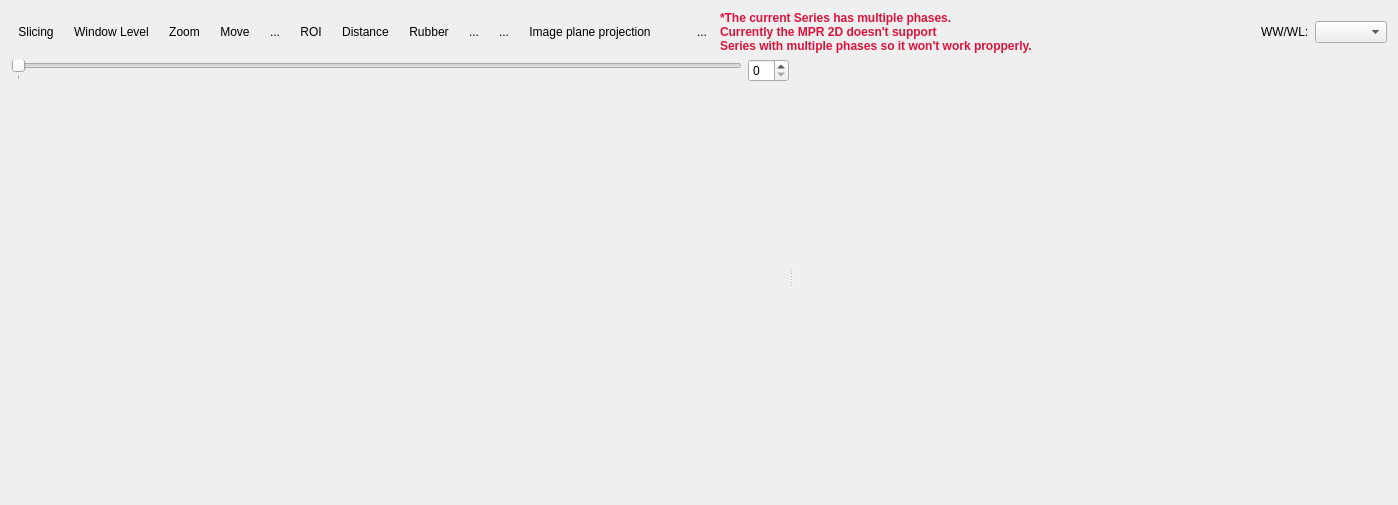
<?xml version="1.0" encoding="UTF-8"?>
<ui version="4.0">
 <class>udg::QMPR2DExtensionBase</class>
 <widget class="QWidget" name="udg::QMPR2DExtensionBase">
  <property name="geometry">
   <rect>
    <x>0</x>
    <y>0</y>
    <width>1398</width>
    <height>505</height>
   </rect>
  </property>
  <property name="windowTitle">
   <string>Form1</string>
  </property>
  <layout class="QGridLayout">
   <item row="0" column="0">
    <layout class="QHBoxLayout">
     <property name="spacing">
      <number>0</number>
     </property>
     <property name="margin">
      <number>0</number>
     </property>
     <item>
      <layout class="QHBoxLayout">
       <property name="spacing">
        <number>6</number>
       </property>
       <property name="margin">
        <number>0</number>
       </property>
       <item>
        <layout class="QHBoxLayout">
         <property name="spacing">
          <number>6</number>
         </property>
         <property name="margin">
          <number>0</number>
         </property>
         <item>
          <widget class="QToolButton" name="m_slicingToolButton">
           <property name="text">
            <string>Slicing</string>
           </property>
           <property name="icon">
            <iconset resource="../../../main/main.qrc">
             <normaloff>:/images/slicing.png</normaloff>:/images/slicing.png</iconset>
           </property>
           <property name="iconSize">
            <size>
             <width>32</width>
             <height>32</height>
            </size>
           </property>
           <property name="checkable">
            <bool>true</bool>
           </property>
           <property name="autoRaise">
            <bool>true</bool>
           </property>
          </widget>
         </item>
         <item>
          <widget class="QToolButton" name="m_windowLevelToolButton">
           <property name="text">
            <string>Window Level</string>
           </property>
           <property name="icon">
            <iconset resource="../../../main/main.qrc">
             <normaloff>:/images/windowLevel.png</normaloff>:/images/windowLevel.png</iconset>
           </property>
           <property name="iconSize">
            <size>
             <width>32</width>
             <height>32</height>
            </size>
           </property>
           <property name="checkable">
            <bool>true</bool>
           </property>
           <property name="autoRaise">
            <bool>true</bool>
           </property>
          </widget>
         </item>
         <item>
          <widget class="QToolButton" name="m_zoomToolButton">
           <property name="text">
            <string>Zoom</string>
           </property>
           <property name="icon">
            <iconset resource="../../../main/main.qrc">
             <normaloff>:/images/zoom.png</normaloff>:/images/zoom.png</iconset>
           </property>
           <property name="iconSize">
            <size>
             <width>32</width>
             <height>32</height>
            </size>
           </property>
           <property name="checkable">
            <bool>true</bool>
           </property>
           <property name="autoRaise">
            <bool>true</bool>
           </property>
          </widget>
         </item>
         <item>
          <widget class="QToolButton" name="m_moveToolButton">
           <property name="text">
            <string>Move</string>
           </property>
           <property name="icon">
            <iconset resource="../../../main/main.qrc">
             <normaloff>:/images/move.png</normaloff>:/images/move.png</iconset>
           </property>
           <property name="iconSize">
            <size>
             <width>32</width>
             <height>32</height>
            </size>
           </property>
           <property name="checkable">
            <bool>true</bool>
           </property>
           <property name="autoRaise">
            <bool>true</bool>
           </property>
          </widget>
         </item>
         <item>
          <widget class="QToolButton" name="m_rotate3DToolButton">
           <property name="text">
            <string>...</string>
           </property>
           <property name="icon">
            <iconset resource="../../../main/main.qrc">
             <normaloff>:/images/rotate3d.png</normaloff>:/images/rotate3d.png</iconset>
           </property>
           <property name="iconSize">
            <size>
             <width>32</width>
             <height>32</height>
            </size>
           </property>
           <property name="checkable">
            <bool>true</bool>
           </property>
           <property name="autoRaise">
            <bool>true</bool>
           </property>
          </widget>
         </item>
         <item>
          <widget class="QToolButton" name="m_polylineROIToolButton">
           <property name="text">
            <string>ROI</string>
           </property>
           <property name="icon">
            <iconset resource="../../../main/main.qrc">
             <normaloff>:/images/polyline.png</normaloff>:/images/polyline.png</iconset>
           </property>
           <property name="iconSize">
            <size>
             <width>32</width>
             <height>32</height>
            </size>
           </property>
           <property name="autoRaise">
            <bool>true</bool>
           </property>
          </widget>
         </item>
         <item>
          <widget class="QToolButton" name="m_distanceToolButton">
           <property name="text">
            <string>Distance</string>
           </property>
           <property name="icon">
            <iconset resource="../../../main/main.qrc">
             <normaloff>:/images/distance.png</normaloff>:/images/distance.png</iconset>
           </property>
           <property name="iconSize">
            <size>
             <width>32</width>
             <height>32</height>
            </size>
           </property>
           <property name="checkable">
            <bool>true</bool>
           </property>
           <property name="autoRaise">
            <bool>true</bool>
           </property>
          </widget>
         </item>
         <item>
          <widget class="QToolButton" name="m_eraserToolButton">
           <property name="text">
            <string>Rubber</string>
           </property>
           <property name="icon">
            <iconset resource="../../../main/main.qrc">
             <normaloff>:/images/eraser2.png</normaloff>:/images/eraser2.png</iconset>
           </property>
           <property name="iconSize">
            <size>
             <width>32</width>
             <height>32</height>
            </size>
           </property>
           <property name="autoRaise">
            <bool>true</bool>
           </property>
          </widget>
         </item>
         <item>
          <widget class="QToolButton" name="m_screenShotToolButton">
           <property name="text">
            <string>...</string>
           </property>
           <property name="icon">
            <iconset resource="../../../main/main.qrc">
             <normaloff>:/images/photo.png</normaloff>:/images/photo.png</iconset>
           </property>
           <property name="iconSize">
            <size>
             <width>32</width>
             <height>32</height>
            </size>
           </property>
           <property name="checkable">
            <bool>true</bool>
           </property>
           <property name="autoRaise">
            <bool>true</bool>
           </property>
          </widget>
         </item>
         <item>
          <widget class="QToolButton" name="m_voxelInformationToolButton">
           <property name="text">
            <string>...</string>
           </property>
           <property name="icon">
            <iconset resource="../../../main/main.qrc">
             <normaloff>:/images/voxelInformation.png</normaloff>:/images/voxelInformation.png</iconset>
           </property>
           <property name="iconSize">
            <size>
             <width>32</width>
             <height>32</height>
            </size>
           </property>
           <property name="checkable">
            <bool>true</bool>
           </property>
           <property name="autoRaise">
            <bool>true</bool>
           </property>
          </widget>
         </item>
         <item>
          <widget class="QToolButton" name="m_imagePlaneProjectionToolButton">
           <property name="text">
            <string>Image plane projection</string>
           </property>
           <property name="icon">
            <iconset>
             <normaloff>../../../main/images/imagePlaneProjection.png</normaloff>../../../main/images/imagePlaneProjection.png</iconset>
           </property>
           <property name="iconSize">
            <size>
             <width>32</width>
             <height>32</height>
            </size>
           </property>
           <property name="checkable">
            <bool>true</bool>
           </property>
           <property name="autoRaise">
            <bool>true</bool>
           </property>
          </widget>
         </item>
         <item>
          <layout class="QVBoxLayout" name="verticalLayout">
           <item>
            <spacer name="verticalSpacer_2">
             <property name="orientation">
              <enum>Qt::Vertical</enum>
             </property>
             <property name="sizeType">
              <enum>QSizePolicy::Minimum</enum>
             </property>
             <property name="sizeHint" stdset="0">
              <size>
               <width>20</width>
               <height>1</height>
              </size>
             </property>
            </spacer>
           </item>
           <item>
            <widget class="udg::QThickSlabWidget" name="m_thickSlabWidget" native="true"/>
           </item>
           <item>
            <spacer name="verticalSpacer">
             <property name="orientation">
              <enum>Qt::Vertical</enum>
             </property>
             <property name="sizeType">
              <enum>QSizePolicy::Minimum</enum>
             </property>
             <property name="sizeHint" stdset="0">
              <size>
               <width>20</width>
               <height>1</height>
              </size>
             </property>
            </spacer>
           </item>
          </layout>
         </item>
        </layout>
       </item>
       <item>
        <widget class="QToolButton" name="m_horizontalLayoutToolButton">
         <property name="text">
          <string>...</string>
         </property>
         <property name="iconSize">
          <size>
           <width>32</width>
           <height>32</height>
          </size>
         </property>
         <property name="checkable">
          <bool>false</bool>
         </property>
         <property name="autoRaise">
          <bool>true</bool>
         </property>
        </widget>
       </item>
       <item>
        <widget class="QLabel" name="m_phasesAlertLabel">
         <property name="frameShape">
          <enum>QFrame::NoFrame</enum>
         </property>
         <property name="text">
          <string>&lt;html&gt;&lt;head&gt;&lt;meta name=&quot;qrichtext&quot; content=&quot;1&quot; /&gt;&lt;style type=&quot;text/css&quot;&gt;p, li { white-space: pre-wrap; }
&lt;/style&gt;&lt;/head&gt;&lt;body style=&quot; font-family:'Sans Serif'; font-size:9pt; font-weight:400; font-style:normal; text-decoration:none;&quot;&gt;

&lt;p style=&quot; margin-top:0px; margin-bottom:0px; margin-left:0px; margin-right:0px; -qt-block-indent:0; text-indent:0px;&quot;&gt;&lt;span style=&quot; font-weight:600; color:#dc143c;&quot;&gt;*The current Series has multiple phases. &lt;/span&gt;&lt;/p&gt;

&lt;p style=&quot; margin-top:0px; margin-bottom:0px; margin-left:0px; margin-right:0px; -qt-block-indent:0; text-indent:0px; font-weight:600; color:#dc143c;&quot;&gt;Currently the MPR 2D doesn't support &lt;/p&gt;

&lt;p style=&quot; margin-top:0px; margin-bottom:0px; margin-left:0px; margin-right:0px; -qt-block-indent:0; text-indent:0px; font-weight:600; color:#dc143c;&quot;&gt;Series with multiple phases so it won't work propperly.&lt;/p&gt;&lt;/body&gt;&lt;/html&gt;</string>
         </property>
        </widget>
       </item>
      </layout>
     </item>
     <item>
      <spacer>
       <property name="orientation">
        <enum>Qt::Horizontal</enum>
       </property>
       <property name="sizeHint" stdset="0">
        <size>
         <width>261</width>
         <height>26</height>
        </size>
       </property>
      </spacer>
     </item>
     <item>
      <layout class="QHBoxLayout">
       <property name="spacing">
        <number>6</number>
       </property>
       <property name="margin">
        <number>0</number>
       </property>
       <item>
        <widget class="QLabel" name="label">
         <property name="text">
          <string>WW/WL:</string>
         </property>
        </widget>
       </item>
       <item>
        <widget class="udg::QWindowLevelComboBox" name="m_windowLevelComboBox"/>
       </item>
      </layout>
     </item>
    </layout>
   </item>
   <item row="1" column="0">
    <widget class="QSplitter" name="m_horizontalSplitter">
     <property name="orientation">
      <enum>Qt::Horizontal</enum>
     </property>
     <widget class="QSplitter" name="m_verticalSplitter">
      <property name="orientation">
       <enum>Qt::Vertical</enum>
      </property>
      <widget class="QWidget" name="layout4">
       <layout class="QVBoxLayout">
        <property name="spacing">
         <number>6</number>
        </property>
        <property name="margin">
         <number>0</number>
        </property>
        <item>
         <layout class="QHBoxLayout">
          <property name="spacing">
           <number>6</number>
          </property>
          <property name="margin">
           <number>0</number>
          </property>
          <item>
           <widget class="QSlider" name="m_axialSlider">
            <property name="autoFillBackground">
             <bool>false</bool>
            </property>
            <property name="maximum">
             <number>0</number>
            </property>
            <property name="tracking">
             <bool>true</bool>
            </property>
            <property name="orientation">
             <enum>Qt::Horizontal</enum>
            </property>
            <property name="tickPosition">
             <enum>QSlider::TicksBelow</enum>
            </property>
            <property name="tickInterval">
             <number>0</number>
            </property>
           </widget>
          </item>
          <item>
           <widget class="QSpinBox" name="m_axialSpinBox"/>
          </item>
         </layout>
        </item>
        <item>
         <widget class="udg::Q2DViewer" name="m_axial2DView" native="true">
          <property name="sizePolicy">
           <sizepolicy hsizetype="Expanding" vsizetype="Expanding">
            <horstretch>0</horstretch>
            <verstretch>0</verstretch>
           </sizepolicy>
          </property>
         </widget>
        </item>
        <item>
         <widget class="udg::Q2DViewer" name="m_sagital2DView" native="true"/>
        </item>
       </layout>
      </widget>
     </widget>
     <widget class="udg::Q2DViewer" name="m_coronal2DView" native="true">
      <property name="sizePolicy">
       <sizepolicy hsizetype="Expanding" vsizetype="Expanding">
        <horstretch>0</horstretch>
        <verstretch>0</verstretch>
       </sizepolicy>
      </property>
     </widget>
    </widget>
   </item>
  </layout>
 </widget>
 <layoutdefault spacing="6" margin="11"/>
 <customwidgets>
  <customwidget>
   <class>udg::Q2DViewer</class>
   <extends>QWidget</extends>
   <header>q2dviewer.h</header>
  </customwidget>
  <customwidget>
   <class>udg::QWindowLevelComboBox</class>
   <extends>QComboBox</extends>
   <header>qwindowlevelcombobox.h</header>
  </customwidget>
  <customwidget>
   <class>udg::QThickSlabWidget</class>
   <extends>QWidget</extends>
   <header>qthickslabwidget.h</header>
   <container>1</container>
  </customwidget>
 </customwidgets>
 <resources>
  <include location="mpr2d.qrc"/>
  <include location="../../../main/main.qrc"/>
  <include location="../../../main/main.qrc"/>
 </resources>
 <connections/>
</ui>
